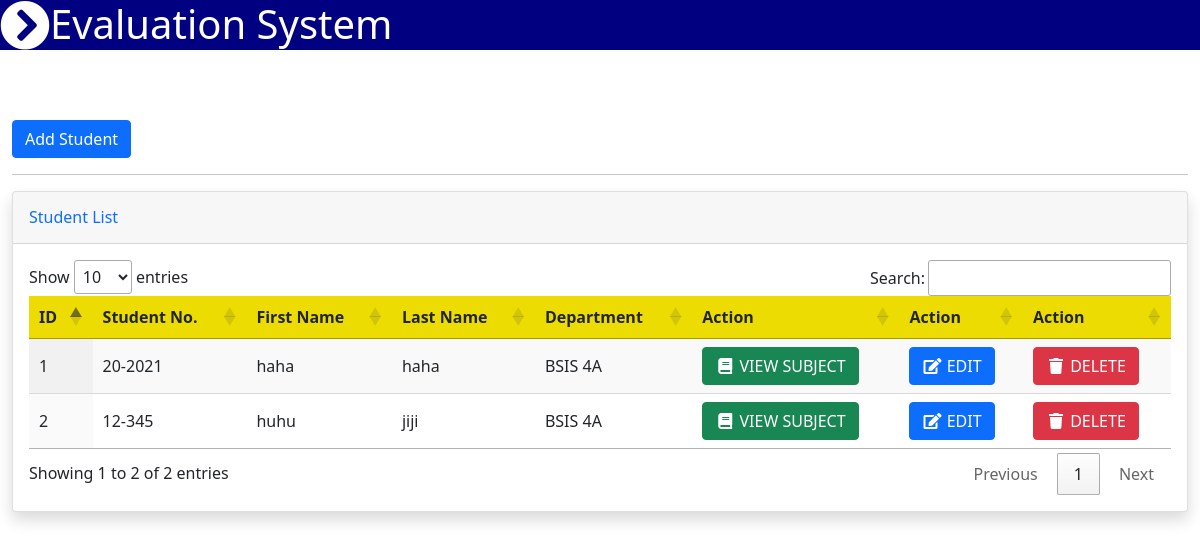
The page /student_list.php (signed in) on the database as committed earlier.
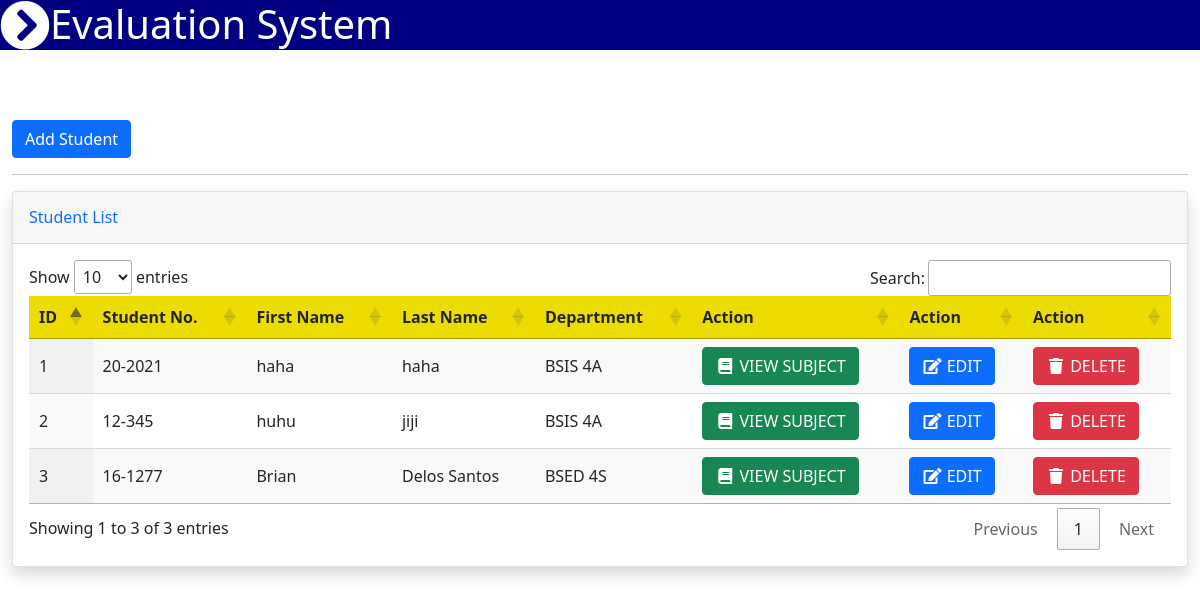
The same page on the database as committed later.
### tables this page shows
CREATE TABLE `students` (
  `id` int(30) NOT NULL,
  `studentno` varchar(30) NOT NULL,
  `username` varchar(255) NOT NULL,
  `firstname` varchar(255) NOT NULL,
  `lastname` varchar(255) NOT NULL,
  `usertype` varchar(30) NOT NULL,
  `password` varchar(255) NOT NULL,
  `view` varchar(30) NOT NULL,
  `department_id` int(30) NOT NULL
);

CREATE TABLE `department` (
  `id` int(30) NOT NULL,
  `course` varchar(30) NOT NULL,
  `year` int(30) NOT NULL,
  `section` varchar(30) NOT NULL
);

### student_list.php (the view, shortened to what this page needs)
<?php include_once'navbar.php'; ?>
<body>
<div class="container-fluid py-5 my-5">
    <button type="button" class="btn btn-primary" data-bs-toggle="modal" data-bs-target="#staticBackdrop">
    Add Student
    </button>
    <hr>
<div class="card shadow mb-4">
<div class="card-header py-3">
    <h6 class="m-0 font-weight-bold text-primary">Student List</h6>
</div>
<div class="card-body">
    <div class="table-responsive">
    <?php
    include_once'koneksyon.php';
    $qryview = "SELECT studentno, firstname, lastname, course, year, section, students.id as id FROM students INNER JOIN department ON department.id=students.department_id";
    $result = mysqli_query($koneksyon, $qryview);
    ?>
        <table class="display" id="myTable" width="100%" cellspacing="0">
            <thead style="background-color: #eddc02;">
                <tr>
                    <th>ID</th>
                    <th>Student No.</th>
                    <th>First Name</th>
                    <th>Last Name</th>
                    <th>Department</th>
                    <th>Action</th>
                    <th>Action</th>
                    <th>Action</th>
                </tr>
            </thead>
            <?php
            $no = 1;
            while($row = mysqli_fetch_array($result)) { ?>
                <tr>
                    <td><?php echo $no; ?></td>
                    <td><?php echo $row['studentno']; ?></td>
                    <td><?php echo $row['firstname']; ?></td>
                    <td><?php echo $row['lastname']; ?></td>
                    <td><?php echo $row['course']." ".$row['year'].$row['section']; ?></td>
                    <td><a type="button" class="btn btn-success" href="student_info.php?id=<?php echo $row['id']; ?>"><span class="fa fa-fw fa-book"></span> VIEW SUBJECT</a></td>
                    <td><a type="button" class="btn btn-primary" href="viewedit.php?id=<?php echo $row['id']; ?>"><span class="fa fa-fw fa-edit"></span> EDIT</a></td>
                    <td><button class="btn btn-danger" type="button" onClick="deleteme(<?php echo $row['id']; ?>)" ><span class="fa fa-fw fa-trash"></span> DELETE</button></td>
                </tr>
            <?php $no++; } ?>
        </table>
    </div>
</div>
</div>
</div>
</body>

Rows that differ between the two databases and show on the page:
added students: studentno "16-1277", firstname "Brian", lastname "Delos Santos", department.course "BSED", department.year "4", department.section "S"
Other text that changed with them:
text written by a page script: "Show entries Search: Showing 1 to 2 of 2 entries Previous 1 Next" → "Show entries Search: Showing 1 to 3 of 3 entries Previous 1 Next"
